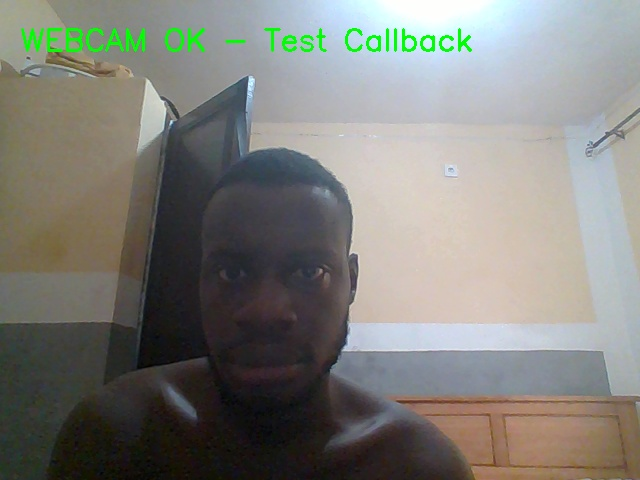
#> input picture debug_frames/test_frame.jpg, 640 x 480 px
$ python -i face_recognition.py   (imports and definitions only)
#> lines starting #> are read from the running program, lines starting #| are printed output that depends on the picture
### utils/logger.py
"""Système de logging pour l'application"""
import logging
from logging.handlers import RotatingFileHandler
import os
from datetime import datetime
from config.settings import LOG_LEVEL, LOG_FILE, LOG_MAX_BYTES, LOG_BACKUP_COUNT, LOG_FORMAT


class Logger:
    """Classe singleton pour gérer les logs de l'application"""

    _instance = None

    def __new__(cls):
        if cls._instance is None:
            cls._instance = super().__new__(cls)
            cls._instance._initialized = False
        return cls._instance

    def __init__(self):
        if self._initialized:
            return

        self._initialized = True

        # Créer le dossier logs s'il n'existe pas
        os.makedirs('logs', exist_ok=True)

        # Configuration du logger principal
        self.logger = logging.getLogger('FaceRecognitionSystem')
        self.logger.setLevel(getattr(logging, LOG_LEVEL))

        # Éviter la duplication des handlers
        if not self.logger.handlers:
            # Format des logs
            formatter = logging.Formatter(
                LOG_FORMAT,
                datefmt='%Y-%m-%d %H:%M:%S'
            )

            # Handler pour fichier avec rotation
            file_handler = RotatingFileHandler(
                LOG_FILE,
                maxBytes=LOG_MAX_BYTES,
                backupCount=LOG_BACKUP_COUNT,
                encoding='utf-8'
            )
            file_handler.setLevel(logging.DEBUG)
            file_handler.setFormatter(formatter)
            self.logger.addHandler(file_handler)

            # Handler pour console
            console_handler = logging.StreamHandler()
            console_handler.setLevel(logging.INFO)
            console_handler.setFormatter(formatter)
            self.logger.addHandler(console_handler)

    def log_info(self, message: str):
        """Logger un message d'information"""
        self.logger.info(message)

    def log_error(self, message: str):
        """Logger une erreur"""
        self.logger.error(message)

    def log_warning(self, message: str):
        """Logger un avertissement"""
        self.logger.warning(message)

    def log_debug(self, message: str):
        """Logger un message de debug"""
        self.logger.debug(message)

    def log_critical(self, message: str):
        """Logger un message critique"""
        self.logger.critical(message)

    def log_exception(self, message: str):
        """Logger une exception avec traceback"""
        self.logger.exception(message)

### core/face_recognition.py
"""Moteur de reconnaissance faciale - OPTIMISÉ ET FIABLE"""
import face_recognition
import numpy as np
import cv2
from typing import List, Tuple, Optional
from config.settings import FACE_RECOGNITION_TOLERANCE, SIMILARITY_THRESHOLD
from utils.logger import Logger
from utils.encryption import EncryptionManager

logger = Logger()


class FaceRecognitionEngine:
    """Moteur optimisé pour performances ET fiabilité"""

    # [200 lines left out: functions __init__, load_profile, detect_faces, recognize_face, create_encoding, compare_encodings and 1 more, not called in this run]

    def get_loaded_profiles_count(self) -> int:
        """Obtenir le nombre de profils chargés"""
        return len(self.known_encodings)

    def is_profile_loaded(self, personne_id: int) -> bool:
        """Vérifier si un profil est chargé"""
        return personne_id in self.known_ids

>>> import cv2
>>> picture = cv2.imread('../debug_frames/test_frame.jpg')
#> picture is the input picture: shape (480, 640, 3); mean B, G, R 122.9, 128.4, 128.4
>>> result = FaceRecognitionEngine().detect_faces(picture)
#> in detect_faces, `lab = cv2.cvtColor(frame, cv2.COLOR_BGR2LAB)`: lab: shape (480, 640, 3); mean of channels 0, 1, 2 133.8, 127.7, 131
#> in detect_faces, `l, a, b = cv2.split(lab)`:
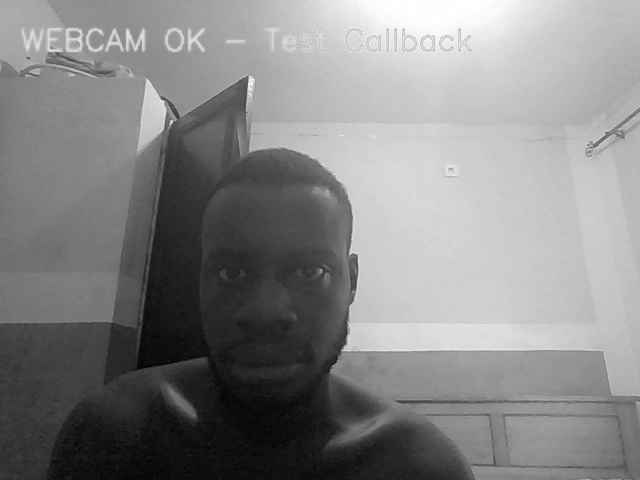
#> l: shape (480, 640); min 1, max 255, mean 133.8
#> in detect_faces, `l, a, b = cv2.split(lab)`:
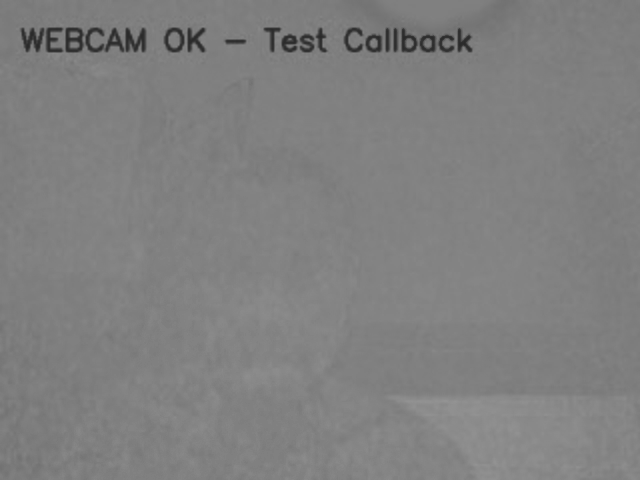
#> a: shape (480, 640); min 42, max 148, mean 127.7
#> in detect_faces, `l, a, b = cv2.split(lab)`:
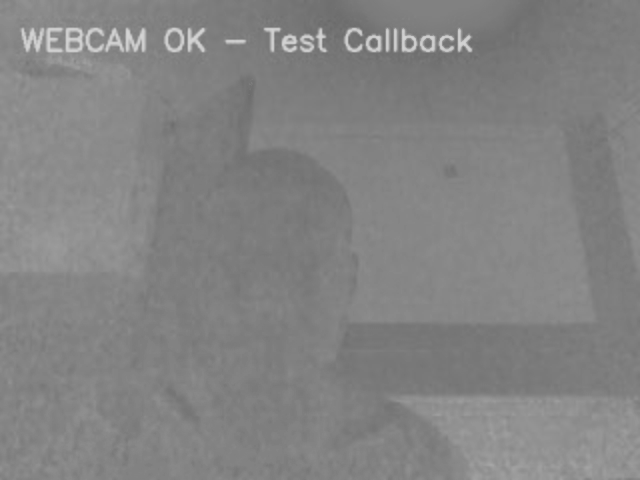
#> b: shape (480, 640); min 106, max 211, mean 131
#> in detect_faces, `l = clahe.apply(l)`:
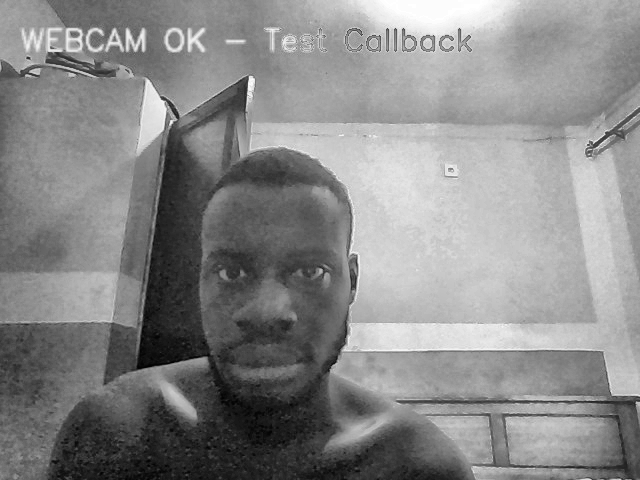
#> l: shape (480, 640); min 1, max 255, mean 136.6
#> in detect_faces, `enhanced_frame = cv2.merge([l, a, b])`: enhanced_frame: shape (480, 640, 3); mean of channels 0, 1, 2 136.6, 127.7, 131
#> in detect_faces, `enhanced_frame = cv2.cvtColor(enhanced_frame, cv2.COLOR_LAB2BGR)`:
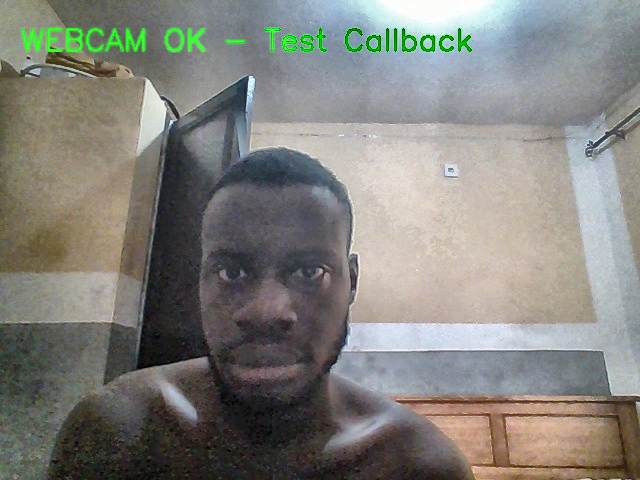
#> enhanced_frame: shape (480, 640, 3); mean B, G, R 124.7, 130.1, 130.4
#> in detect_faces, `faces = face_cascade.detectMultiScale( gray, scaleFactor=1.1, minNeigh..`: faces = [[172, 205, 186, 186]]
#> in detect_faces, `face_locations = [ (y, x + w, y + h, x) for (x, y, w, h) in faces ]`: face_locations = [(205, 358, 391, 172)]
#> result = ([(205, 358, 391, 172)], [])
